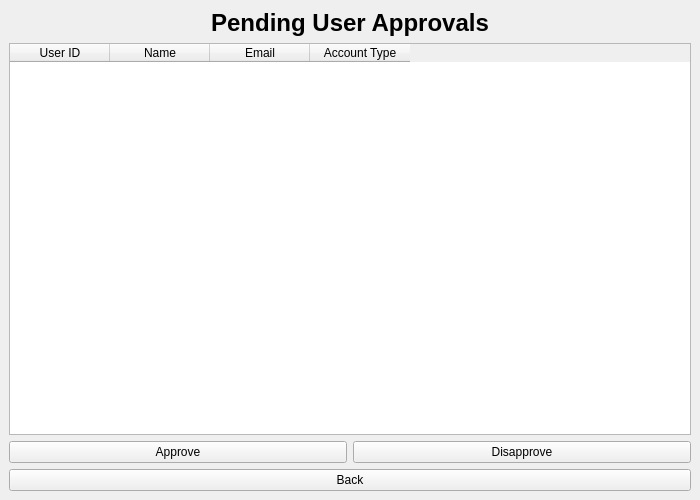
<?xml version="1.0" encoding="UTF-8"?>
<ui version="4.0">
 <class>MainWindow</class>
 <widget class="QMainWindow" name="MainWindow">
  <property name="geometry">
   <rect><x>0</x><y>0</y><width>700</width><height>500</height></rect>
  </property>
  <property name="windowTitle"><string>Approve Users</string></property>

  <widget class="QWidget" name="centralwidget">
   <layout class="QVBoxLayout" name="mainLayout">

    <item>
     <widget class="QLabel" name="titleLabel">
      <property name="text"><string>Pending User Approvals</string></property>
      <property name="alignment"><set>Qt::AlignCenter</set></property>
      <property name="font">
       <font><pointsize>18</pointsize><bold>true</bold></font>
      </property>
     </widget>
    </item>

    <item>
     <widget class="QTableWidget" name="tableUsers">
      <column>
       <property name="text"><string>User ID</string></property>
      </column>
      <column>
       <property name="text"><string>Name</string></property>
      </column>
      <column>
       <property name="text"><string>Email</string></property>
      </column>
      <column>
       <property name="text"><string>Account Type</string></property>
      </column>
     </widget>
    </item>

    <item>
     <layout class="QHBoxLayout" name="buttonLayout">
      <item>
       <widget class="QPushButton" name="btnApprove">
        <property name="text"><string>Approve</string></property>
        <property name="minimumHeight"><number>40</number></property>
       </widget>
      </item>
      <item>
       <widget class="QPushButton" name="btnDisapprove">
        <property name="text"><string>Disapprove</string></property>
        <property name="minimumHeight"><number>40</number></property>
       </widget>
      </item>
     </layout>
    </item>

    <item>
     <widget class="QPushButton" name="btnBack">
      <property name="text"><string>Back</string></property>
      <property name="minimumHeight"><number>40</number></property>
     </widget>
    </item>

   </layout>
  </widget>
 </widget>
 <resources/>
 <connections/>
</ui>
